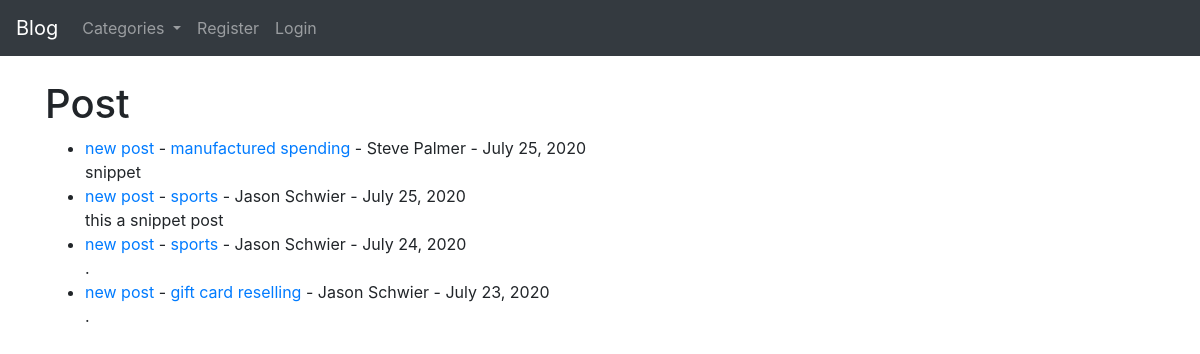
The app's page /, older data.
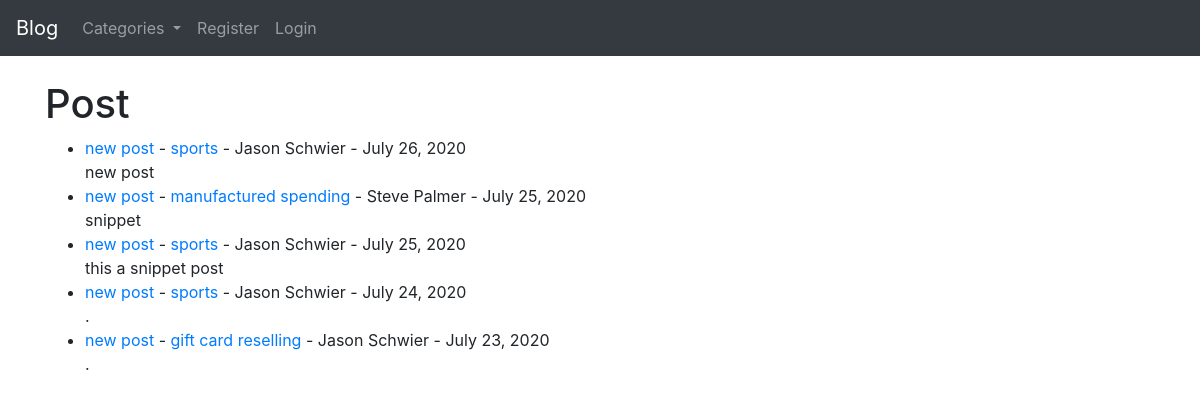
The same page, newer data.
### theblog/models.py (models this page shows, shortened)
class Post(models.Model):
	title = models.CharField(max_length= 255)
	header_image = models.ImageField(null=True, blank=True, upload_to="images/")
	title_tag = models.CharField(max_length= 255)
	author = models.ForeignKey(User, on_delete=models.CASCADE)
	body = RichTextField(blank=True, null=True)
	post_date = models.DateField(auto_now_add=True)
	SEO = models.CharField(max_length = 255)
	category = models.CharField(max_length=255)
	snippet = models.CharField(max_length=255)
	likes = models.ManyToManyField(User, related_name= 'blog_posts')

### theblog/views.py (the view)
# urls.py: path('', HomeView.as_view(), name="home"),
class HomeView(ListView):
	model = Post
	template_name = 'home.html'
	ordering = ['-post_date']
	def get_context_data(self, *args, **kwargs):
		cat_menu = Category.objects.all()
		context = super(HomeView, self).get_context_data(*args, **kwargs)
		context["cat_menu"] = cat_menu
		return context

### theblog/models.py (called while the page is built)
	def __str__(self):
		return self.name

### theblog/templates/home.html (shortened to what this page needs)
{% extends 'base.html' %}
{% block content %}
<h1> Post </h1>
<ul>
	{% for post in object_list %}
		<li>
			<a href="{% url 'article-detail' post.pk %}">
				{{ post.title }}
			</a>
			- <a href="{% url 'category' post.category|slugify %}">{{ post.category }} </a>
		 	- {{ post.author.first_name }} {{ post.author.last_name }}
		 	- {{ post.post_date }}
		 	<br/>
		 	{{ post.snippet }}
		</li>
	{% endfor %}
</ul>
{% endblock %}

Row changes from the older to the newer data that the page shows:
added Post: title "new post", category "sports", author.first_name "Jason", author.last_name "Schwier", post_date "July 26, 2020", snippet "new post"
